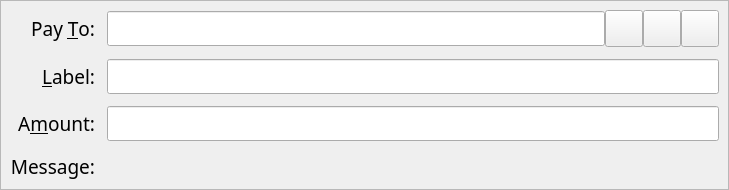
<?xml version="1.0" encoding="UTF-8"?>
<ui version="4.0">
 <class>SendCoinsEntry</class>
 <widget class="QStackedWidget" name="SendCoinsEntry">
  <property name="geometry">
   <rect>
    <x>0</x>
    <y>0</y>
    <width>729</width>
    <height>181</height>
   </rect>
  </property>
  <property name="font">
   <font>
    <family>Ara Hamah 1982</family>
    <pointsize>14</pointsize>
   </font>
  </property>
  <property name="focusPolicy">
   <enum>Qt::TabFocus</enum>
  </property>
  <property name="autoFillBackground">
   <bool>false</bool>
  </property>
  <widget class="QFrame" name="SendCoins">
   <property name="toolTip">
    <string>This is a normal payment.</string>
   </property>
   <property name="frameShape">
    <enum>QFrame::StyledPanel</enum>
   </property>
   <property name="frameShadow">
    <enum>QFrame::Sunken</enum>
   </property>
   <layout class="QGridLayout" name="gridLayout">
    <property name="spacing">
     <number>12</number>
    </property>
    <item row="0" column="0">
     <widget class="QLabel" name="payToLabel">
      <property name="font">
       <font>
        <family>Ara Hamah 1982</family>
        <pointsize>14</pointsize>
       </font>
      </property>
      <property name="text">
       <string>Pay &amp;To:</string>
      </property>
      <property name="alignment">
       <set>Qt::AlignRight|Qt::AlignTrailing|Qt::AlignVCenter</set>
      </property>
      <property name="buddy">
       <cstring>payTo</cstring>
      </property>
     </widget>
    </item>
    <item row="0" column="1">
     <layout class="QHBoxLayout" name="payToLayout">
      <property name="spacing">
       <number>0</number>
      </property>
      <item>
       <widget class="QValidatedLineEdit" name="payTo">
        <property name="font">
         <font>
          <family>Ara Hamah 1982</family>
          <pointsize>14</pointsize>
         </font>
        </property>
        <property name="toolTip">
         <string>The prium address to send the payment to</string>
        </property>
       </widget>
      </item>
      <item>
       <widget class="QToolButton" name="addressBookButton">
        <property name="font">
         <font>
          <family>Ara Hamah 1982</family>
          <pointsize>14</pointsize>
         </font>
        </property>
        <property name="toolTip">
         <string>Choose previously used address</string>
        </property>
        <property name="text">
         <string/>
        </property>
        <property name="icon">
         <iconset resource="../prium.qrc">
          <normaloff>:/icons/address-book</normaloff>:/icons/address-book</iconset>
        </property>
        <property name="iconSize">
         <size>
          <width>30</width>
          <height>30</height>
         </size>
        </property>
        <property name="shortcut">
         <string>Alt+A</string>
        </property>
       </widget>
      </item>
      <item>
       <widget class="QToolButton" name="pasteButton">
        <property name="font">
         <font>
          <family>Ara Hamah 1982</family>
          <pointsize>14</pointsize>
         </font>
        </property>
        <property name="toolTip">
         <string>Paste address from clipboard</string>
        </property>
        <property name="text">
         <string/>
        </property>
        <property name="icon">
         <iconset resource="../prium.qrc">
          <normaloff>:/icons/editpaste</normaloff>:/icons/editpaste</iconset>
        </property>
        <property name="iconSize">
         <size>
          <width>30</width>
          <height>30</height>
         </size>
        </property>
        <property name="shortcut">
         <string>Alt+P</string>
        </property>
       </widget>
      </item>
      <item>
       <widget class="QToolButton" name="deleteButton">
        <property name="font">
         <font>
          <family>Ara Hamah 1982</family>
          <pointsize>14</pointsize>
         </font>
        </property>
        <property name="toolTip">
         <string>Remove this entry</string>
        </property>
        <property name="text">
         <string/>
        </property>
        <property name="icon">
         <iconset resource="../prium.qrc">
          <normaloff>:/icons/remove</normaloff>:/icons/remove</iconset>
        </property>
        <property name="iconSize">
         <size>
          <width>30</width>
          <height>30</height>
         </size>
        </property>
       </widget>
      </item>
     </layout>
    </item>
    <item row="1" column="0">
     <widget class="QLabel" name="labelLabel">
      <property name="font">
       <font>
        <family>Ara Hamah 1982</family>
        <pointsize>14</pointsize>
       </font>
      </property>
      <property name="text">
       <string>&amp;Label:</string>
      </property>
      <property name="alignment">
       <set>Qt::AlignRight|Qt::AlignTrailing|Qt::AlignVCenter</set>
      </property>
      <property name="buddy">
       <cstring>addAsLabel</cstring>
      </property>
     </widget>
    </item>
    <item row="1" column="1">
     <widget class="QLineEdit" name="addAsLabel">
      <property name="font">
       <font>
        <family>Ara Hamah 1982</family>
        <pointsize>14</pointsize>
       </font>
      </property>
      <property name="toolTip">
       <string>Enter a label for this address to add it to the list of used addresses</string>
      </property>
     </widget>
    </item>
    <item row="2" column="0">
     <widget class="QLabel" name="amountLabel">
      <property name="font">
       <font>
        <family>Ara Hamah 1982</family>
        <pointsize>14</pointsize>
       </font>
      </property>
      <property name="text">
       <string>A&amp;mount:</string>
      </property>
      <property name="alignment">
       <set>Qt::AlignRight|Qt::AlignTrailing|Qt::AlignVCenter</set>
      </property>
      <property name="buddy">
       <cstring>payAmount</cstring>
      </property>
     </widget>
    </item>
    <item row="2" column="1">
     <widget class="BitcoinAmountField" name="payAmount">
      <property name="font">
       <font>
        <family>Ara Hamah 1982</family>
        <pointsize>14</pointsize>
       </font>
      </property>
     </widget>
    </item>
    <item row="3" column="0">
     <widget class="QLabel" name="messageLabel">
      <property name="font">
       <font>
        <family>Ara Hamah 1982</family>
        <pointsize>14</pointsize>
       </font>
      </property>
      <property name="text">
       <string>Message:</string>
      </property>
      <property name="alignment">
       <set>Qt::AlignRight|Qt::AlignTrailing|Qt::AlignVCenter</set>
      </property>
     </widget>
    </item>
    <item row="3" column="1">
     <widget class="QLabel" name="messageTextLabel">
      <property name="font">
       <font>
        <family>Ara Hamah 1982</family>
        <pointsize>14</pointsize>
       </font>
      </property>
      <property name="toolTip">
       <string>A message that was attached to the prium: URI which will be stored with the transaction for your reference. Note: This message will not be sent over the prium network.</string>
      </property>
      <property name="textFormat">
       <enum>Qt::PlainText</enum>
      </property>
     </widget>
    </item>
   </layout>
  </widget>
  <widget class="QFrame" name="SendCoins_InsecurePaymentRequest">
   <property name="palette">
    <palette>
     <active>
      <colorrole role="WindowText">
       <brush brushstyle="SolidPattern">
        <color alpha="255">
         <red>0</red>
         <green>0</green>
         <blue>0</blue>
        </color>
       </brush>
      </colorrole>
      <colorrole role="Button">
       <brush brushstyle="SolidPattern">
        <color alpha="255">
         <red>255</red>
         <green>255</green>
         <blue>127</blue>
        </color>
       </brush>
      </colorrole>
      <colorrole role="Light">
       <brush brushstyle="SolidPattern">
        <color alpha="255">
         <red>255</red>
         <green>255</green>
         <blue>255</blue>
        </color>
       </brush>
      </colorrole>
      <colorrole role="Midlight">
       <brush brushstyle="SolidPattern">
        <color alpha="255">
         <red>255</red>
         <green>255</green>
         <blue>191</blue>
        </color>
       </brush>
      </colorrole>
      <colorrole role="Dark">
       <brush brushstyle="SolidPattern">
        <color alpha="255">
         <red>127</red>
         <green>127</green>
         <blue>63</blue>
        </color>
       </brush>
      </colorrole>
      <colorrole role="Mid">
       <brush brushstyle="SolidPattern">
        <color alpha="255">
         <red>170</red>
         <green>170</green>
         <blue>84</blue>
        </color>
       </brush>
      </colorrole>
      <colorrole role="Text">
       <brush brushstyle="SolidPattern">
        <color alpha="255">
         <red>0</red>
         <green>0</green>
         <blue>0</blue>
        </color>
       </brush>
      </colorrole>
      <colorrole role="BrightText">
       <brush brushstyle="SolidPattern">
        <color alpha="255">
         <red>255</red>
         <green>255</green>
         <blue>255</blue>
        </color>
       </brush>
      </colorrole>
      <colorrole role="ButtonText">
       <brush brushstyle="SolidPattern">
        <color alpha="255">
         <red>0</red>
         <green>0</green>
         <blue>0</blue>
        </color>
       </brush>
      </colorrole>
      <colorrole role="Base">
       <brush brushstyle="SolidPattern">
        <color alpha="255">
         <red>255</red>
         <green>255</green>
         <blue>255</blue>
        </color>
       </brush>
      </colorrole>
      <colorrole role="Window">
       <brush brushstyle="SolidPattern">
        <color alpha="255">
         <red>255</red>
         <green>255</green>
         <blue>127</blue>
        </color>
       </brush>
      </colorrole>
      <colorrole role="Shadow">
       <brush brushstyle="SolidPattern">
        <color alpha="255">
         <red>0</red>
         <green>0</green>
         <blue>0</blue>
        </color>
       </brush>
      </colorrole>
      <colorrole role="AlternateBase">
       <brush brushstyle="SolidPattern">
        <color alpha="255">
         <red>255</red>
         <green>255</green>
         <blue>191</blue>
        </color>
       </brush>
      </colorrole>
      <colorrole role="ToolTipBase">
       <brush brushstyle="SolidPattern">
        <color alpha="255">
         <red>255</red>
         <green>255</green>
         <blue>220</blue>
        </color>
       </brush>
      </colorrole>
      <colorrole role="ToolTipText">
       <brush brushstyle="SolidPattern">
        <color alpha="255">
         <red>0</red>
         <green>0</green>
         <blue>0</blue>
        </color>
       </brush>
      </colorrole>
     </active>
     <inactive>
      <colorrole role="WindowText">
       <brush brushstyle="SolidPattern">
        <color alpha="255">
         <red>0</red>
         <green>0</green>
         <blue>0</blue>
        </color>
       </brush>
      </colorrole>
      <colorrole role="Button">
       <brush brushstyle="SolidPattern">
        <color alpha="255">
         <red>255</red>
         <green>255</green>
         <blue>127</blue>
        </color>
       </brush>
      </colorrole>
      <colorrole role="Light">
       <brush brushstyle="SolidPattern">
        <color alpha="255">
         <red>255</red>
         <green>255</green>
         <blue>255</blue>
        </color>
       </brush>
      </colorrole>
      <colorrole role="Midlight">
       <brush brushstyle="SolidPattern">
        <color alpha="255">
         <red>255</red>
         <green>255</green>
         <blue>191</blue>
        </color>
       </brush>
      </colorrole>
      <colorrole role="Dark">
       <brush brushstyle="SolidPattern">
        <color alpha="255">
         <red>127</red>
         <green>127</green>
         <blue>63</blue>
        </color>
       </brush>
      </colorrole>
      <colorrole role="Mid">
       <brush brushstyle="SolidPattern">
        <color alpha="255">
         <red>170</red>
         <green>170</green>
         <blue>84</blue>
        </color>
       </brush>
      </colorrole>
      <colorrole role="Text">
       <brush brushstyle="SolidPattern">
        <color alpha="255">
         <red>0</red>
         <green>0</green>
         <blue>0</blue>
        </color>
       </brush>
      </colorrole>
      <colorrole role="BrightText">
       <brush brushstyle="SolidPattern">
        <color alpha="255">
         <red>255</red>
         <green>255</green>
         <blue>255</blue>
        </color>
       </brush>
      </colorrole>
      <colorrole role="ButtonText">
       <brush brushstyle="SolidPattern">
        <color alpha="255">
         <red>0</red>
         <green>0</green>
         <blue>0</blue>
        </color>
       </brush>
      </colorrole>
      <colorrole role="Base">
       <brush brushstyle="SolidPattern">
        <color alpha="255">
         <red>255</red>
         <green>255</green>
         <blue>255</blue>
        </color>
       </brush>
      </colorrole>
      <colorrole role="Window">
       <brush brushstyle="SolidPattern">
        <color alpha="255">
         <red>255</red>
         <green>255</green>
         <blue>127</blue>
        </color>
       </brush>
      </colorrole>
      <colorrole role="Shadow">
       <brush brushstyle="SolidPattern">
        <color alpha="255">
         <red>0</red>
         <green>0</green>
         <blue>0</blue>
        </color>
       </brush>
      </colorrole>
      <colorrole role="AlternateBase">
       <brush brushstyle="SolidPattern">
        <color alpha="255">
         <red>255</red>
         <green>255</green>
         <blue>191</blue>
        </color>
       </brush>
      </colorrole>
      <colorrole role="ToolTipBase">
       <brush brushstyle="SolidPattern">
        <color alpha="255">
         <red>255</red>
         <green>255</green>
         <blue>220</blue>
        </color>
       </brush>
      </colorrole>
      <colorrole role="ToolTipText">
       <brush brushstyle="SolidPattern">
        <color alpha="255">
         <red>0</red>
         <green>0</green>
         <blue>0</blue>
        </color>
       </brush>
      </colorrole>
     </inactive>
     <disabled>
      <colorrole role="WindowText">
       <brush brushstyle="SolidPattern">
        <color alpha="255">
         <red>127</red>
         <green>127</green>
         <blue>63</blue>
        </color>
       </brush>
      </colorrole>
      <colorrole role="Button">
       <brush brushstyle="SolidPattern">
        <color alpha="255">
         <red>255</red>
         <green>255</green>
         <blue>127</blue>
        </color>
       </brush>
      </colorrole>
      <colorrole role="Light">
       <brush brushstyle="SolidPattern">
        <color alpha="255">
         <red>255</red>
         <green>255</green>
         <blue>255</blue>
        </color>
       </brush>
      </colorrole>
      <colorrole role="Midlight">
       <brush brushstyle="SolidPattern">
        <color alpha="255">
         <red>255</red>
         <green>255</green>
         <blue>191</blue>
        </color>
       </brush>
      </colorrole>
      <colorrole role="Dark">
       <brush brushstyle="SolidPattern">
        <color alpha="255">
         <red>127</red>
         <green>127</green>
         <blue>63</blue>
        </color>
       </brush>
      </colorrole>
      <colorrole role="Mid">
       <brush brushstyle="SolidPattern">
        <color alpha="255">
         <red>170</red>
         <green>170</green>
         <blue>84</blue>
        </color>
       </brush>
      </colorrole>
      <colorrole role="Text">
       <brush brushstyle="SolidPattern">
        <color alpha="255">
         <red>127</red>
         <green>127</green>
         <blue>63</blue>
        </color>
       </brush>
      </colorrole>
      <colorrole role="BrightText">
       <brush brushstyle="SolidPattern">
        <color alpha="255">
         <red>255</red>
         <green>255</green>
         <blue>255</blue>
        </color>
       </brush>
      </colorrole>
      <colorrole role="ButtonText">
       <brush brushstyle="SolidPattern">
        <color alpha="255">
         <red>127</red>
         <green>127</green>
         <blue>63</blue>
        </color>
       </brush>
      </colorrole>
      <colorrole role="Base">
       <brush brushstyle="SolidPattern">
        <color alpha="255">
         <red>255</red>
         <green>255</green>
         <blue>127</blue>
        </color>
       </brush>
      </colorrole>
      <colorrole role="Window">
       <brush brushstyle="SolidPattern">
        <color alpha="255">
         <red>255</red>
         <green>255</green>
         <blue>127</blue>
        </color>
       </brush>
      </colorrole>
      <colorrole role="Shadow">
       <brush brushstyle="SolidPattern">
        <color alpha="255">
         <red>0</red>
         <green>0</green>
         <blue>0</blue>
        </color>
       </brush>
      </colorrole>
      <colorrole role="AlternateBase">
       <brush brushstyle="SolidPattern">
        <color alpha="255">
         <red>255</red>
         <green>255</green>
         <blue>127</blue>
        </color>
       </brush>
      </colorrole>
      <colorrole role="ToolTipBase">
       <brush brushstyle="SolidPattern">
        <color alpha="255">
         <red>255</red>
         <green>255</green>
         <blue>220</blue>
        </color>
       </brush>
      </colorrole>
      <colorrole role="ToolTipText">
       <brush brushstyle="SolidPattern">
        <color alpha="255">
         <red>0</red>
         <green>0</green>
         <blue>0</blue>
        </color>
       </brush>
      </colorrole>
     </disabled>
    </palette>
   </property>
   <property name="toolTip">
    <string>This is an unverified payment request.</string>
   </property>
   <property name="autoFillBackground">
    <bool>true</bool>
   </property>
   <property name="frameShape">
    <enum>QFrame::StyledPanel</enum>
   </property>
   <property name="frameShadow">
    <enum>QFrame::Sunken</enum>
   </property>
   <layout class="QGridLayout" name="gridLayout_is">
    <property name="spacing">
     <number>12</number>
    </property>
    <item row="0" column="0">
     <widget class="QLabel" name="payToLabel_is">
      <property name="text">
       <string>Pay To:</string>
      </property>
      <property name="alignment">
       <set>Qt::AlignRight|Qt::AlignTrailing|Qt::AlignVCenter</set>
      </property>
     </widget>
    </item>
    <item row="0" column="1">
     <layout class="QHBoxLayout" name="payToLayout_is">
      <property name="spacing">
       <number>0</number>
      </property>
      <item>
       <widget class="QLabel" name="payTo_is"/>
      </item>
      <item>
       <widget class="QToolButton" name="deleteButton_is">
        <property name="toolTip">
         <string>Remove this entry</string>
        </property>
        <property name="text">
         <string/>
        </property>
        <property name="icon">
         <iconset resource="../prium.qrc">
          <normaloff>:/icons/remove</normaloff>:/icons/remove</iconset>
        </property>
       </widget>
      </item>
     </layout>
    </item>
    <item row="1" column="0">
     <widget class="QLabel" name="memoLabel_is">
      <property name="text">
       <string>Memo:</string>
      </property>
      <property name="alignment">
       <set>Qt::AlignRight|Qt::AlignTrailing|Qt::AlignVCenter</set>
      </property>
     </widget>
    </item>
    <item row="1" column="1">
     <widget class="QLabel" name="memoTextLabel_is">
      <property name="textFormat">
       <enum>Qt::PlainText</enum>
      </property>
     </widget>
    </item>
    <item row="2" column="0">
     <widget class="QLabel" name="amountLabel_is">
      <property name="text">
       <string>A&amp;mount:</string>
      </property>
      <property name="alignment">
       <set>Qt::AlignRight|Qt::AlignTrailing|Qt::AlignVCenter</set>
      </property>
      <property name="buddy">
       <cstring>payAmount_is</cstring>
      </property>
     </widget>
    </item>
    <item row="2" column="1">
     <widget class="BitcoinAmountField" name="payAmount_is">
      <property name="acceptDrops">
       <bool>false</bool>
      </property>
     </widget>
    </item>
   </layout>
  </widget>
  <widget class="QFrame" name="SendCoins_SecurePaymentRequest">
   <property name="palette">
    <palette>
     <active>
      <colorrole role="WindowText">
       <brush brushstyle="SolidPattern">
        <color alpha="255">
         <red>0</red>
         <green>0</green>
         <blue>0</blue>
        </color>
       </brush>
      </colorrole>
      <colorrole role="Button">
       <brush brushstyle="SolidPattern">
        <color alpha="255">
         <red>140</red>
         <green>232</green>
         <blue>119</blue>
        </color>
       </brush>
      </colorrole>
      <colorrole role="Light">
       <brush brushstyle="SolidPattern">
        <color alpha="255">
         <red>230</red>
         <green>255</green>
         <blue>224</blue>
        </color>
       </brush>
      </colorrole>
      <colorrole role="Midlight">
       <brush brushstyle="SolidPattern">
        <color alpha="255">
         <red>185</red>
         <green>243</green>
         <blue>171</blue>
        </color>
       </brush>
      </colorrole>
      <colorrole role="Dark">
       <brush brushstyle="SolidPattern">
        <color alpha="255">
         <red>70</red>
         <green>116</green>
         <blue>59</blue>
        </color>
       </brush>
      </colorrole>
      <colorrole role="Mid">
       <brush brushstyle="SolidPattern">
        <color alpha="255">
         <red>93</red>
         <green>155</green>
         <blue>79</blue>
        </color>
       </brush>
      </colorrole>
      <colorrole role="Text">
       <brush brushstyle="SolidPattern">
        <color alpha="255">
         <red>0</red>
         <green>0</green>
         <blue>0</blue>
        </color>
       </brush>
      </colorrole>
      <colorrole role="BrightText">
       <brush brushstyle="SolidPattern">
        <color alpha="255">
         <red>155</red>
         <green>255</green>
         <blue>147</blue>
        </color>
       </brush>
      </colorrole>
      <colorrole role="ButtonText">
       <brush brushstyle="SolidPattern">
        <color alpha="255">
         <red>0</red>
         <green>0</green>
         <blue>0</blue>
        </color>
       </brush>
      </colorrole>
      <colorrole role="Base">
       <brush brushstyle="SolidPattern">
        <color alpha="255">
         <red>119</red>
         <green>255</green>
         <blue>233</blue>
        </color>
       </brush>
      </colorrole>
      <colorrole role="Window">
       <brush brushstyle="SolidPattern">
        <color alpha="255">
         <red>140</red>
         <green>232</green>
         <blue>119</blue>
        </color>
       </brush>
      </colorrole>
      <colorrole role="Shadow">
       <brush brushstyle="SolidPattern">
        <color alpha="255">
         <red>0</red>
         <green>0</green>
         <blue>0</blue>
        </color>
       </brush>
      </colorrole>
      <colorrole role="AlternateBase">
       <brush brushstyle="SolidPattern">
        <color alpha="255">
         <red>197</red>
         <green>243</green>
         <blue>187</blue>
        </color>
       </brush>
      </colorrole>
      <colorrole role="NoRole">
       <brush brushstyle="SolidPattern">
        <color alpha="255">
         <red>125</red>
         <green>194</green>
         <blue>122</blue>
        </color>
       </brush>
      </colorrole>
      <colorrole role="ToolTipBase">
       <brush brushstyle="SolidPattern">
        <color alpha="255">
         <red>255</red>
         <green>255</green>
         <blue>220</blue>
        </color>
       </brush>
      </colorrole>
      <colorrole role="ToolTipText">
       <brush brushstyle="SolidPattern">
        <color alpha="255">
         <red>0</red>
         <green>0</green>
         <blue>0</blue>
        </color>
       </brush>
      </colorrole>
     </active>
     <inactive>
      <colorrole role="WindowText">
       <brush brushstyle="SolidPattern">
        <color alpha="255">
         <red>0</red>
         <green>0</green>
         <blue>0</blue>
        </color>
       </brush>
      </colorrole>
      <colorrole role="Button">
       <brush brushstyle="SolidPattern">
        <color alpha="255">
         <red>140</red>
         <green>232</green>
         <blue>119</blue>
        </color>
       </brush>
      </colorrole>
      <colorrole role="Light">
       <brush brushstyle="SolidPattern">
        <color alpha="255">
         <red>230</red>
         <green>255</green>
         <blue>224</blue>
        </color>
       </brush>
      </colorrole>
      <colorrole role="Midlight">
       <brush brushstyle="SolidPattern">
        <color alpha="255">
         <red>185</red>
         <green>243</green>
         <blue>171</blue>
        </color>
       </brush>
      </colorrole>
      <colorrole role="Dark">
       <brush brushstyle="SolidPattern">
        <color alpha="255">
         <red>70</red>
         <green>116</green>
         <blue>59</blue>
        </color>
       </brush>
      </colorrole>
      <colorrole role="Mid">
       <brush brushstyle="SolidPattern">
        <color alpha="255">
         <red>93</red>
         <green>155</green>
         <blue>79</blue>
        </color>
       </brush>
      </colorrole>
      <colorrole role="Text">
       <brush brushstyle="SolidPattern">
        <color alpha="255">
         <red>0</red>
         <green>0</green>
         <blue>0</blue>
        </color>
       </brush>
      </colorrole>
      <colorrole role="BrightText">
       <brush brushstyle="SolidPattern">
        <color alpha="255">
         <red>155</red>
         <green>255</green>
         <blue>147</blue>
        </color>
       </brush>
      </colorrole>
      <colorrole role="ButtonText">
       <brush brushstyle="SolidPattern">
        <color alpha="255">
         <red>0</red>
         <green>0</green>
         <blue>0</blue>
        </color>
       </brush>
      </colorrole>
      <colorrole role="Base">
       <brush brushstyle="SolidPattern">
        <color alpha="255">
         <red>119</red>
         <green>255</green>
         <blue>233</blue>
        </color>
       </brush>
      </colorrole>
      <colorrole role="Window">
       <brush brushstyle="SolidPattern">
        <color alpha="255">
         <red>140</red>
         <green>232</green>
         <blue>119</blue>
        </color>
       </brush>
      </colorrole>
      <colorrole role="Shadow">
       <brush brushstyle="SolidPattern">
        <color alpha="255">
         <red>0</red>
         <green>0</green>
         <blue>0</blue>
        </color>
       </brush>
      </colorrole>
      <colorrole role="AlternateBase">
       <brush brushstyle="SolidPattern">
        <color alpha="255">
         <red>197</red>
         <green>243</green>
         <blue>187</blue>
        </color>
       </brush>
      </colorrole>
      <colorrole role="NoRole">
       <brush brushstyle="SolidPattern">
        <color alpha="255">
         <red>125</red>
         <green>194</green>
         <blue>122</blue>
        </color>
       </brush>
      </colorrole>
      <colorrole role="ToolTipBase">
       <brush brushstyle="SolidPattern">
        <color alpha="255">
         <red>255</red>
         <green>255</green>
         <blue>220</blue>
        </color>
       </brush>
      </colorrole>
      <colorrole role="ToolTipText">
       <brush brushstyle="SolidPattern">
        <color alpha="255">
         <red>0</red>
         <green>0</green>
         <blue>0</blue>
        </color>
       </brush>
      </colorrole>
     </inactive>
     <disabled>
      <colorrole role="WindowText">
       <brush brushstyle="SolidPattern">
        <color alpha="255">
         <red>70</red>
         <green>116</green>
         <blue>59</blue>
        </color>
       </brush>
      </colorrole>
      <colorrole role="Button">
       <brush brushstyle="SolidPattern">
        <color alpha="255">
         <red>140</red>
         <green>232</green>
         <blue>119</blue>
        </color>
       </brush>
      </colorrole>
      <colorrole role="Light">
       <brush brushstyle="SolidPattern">
        <color alpha="255">
         <red>230</red>
         <green>255</green>
         <blue>224</blue>
        </color>
       </brush>
      </colorrole>
      <colorrole role="Midlight">
       <brush brushstyle="SolidPattern">
        <color alpha="255">
         <red>185</red>
         <green>243</green>
         <blue>171</blue>
        </color>
       </brush>
      </colorrole>
      <colorrole role="Dark">
       <brush brushstyle="SolidPattern">
        <color alpha="255">
         <red>70</red>
         <green>116</green>
         <blue>59</blue>
        </color>
       </brush>
      </colorrole>
      <colorrole role="Mid">
       <brush brushstyle="SolidPattern">
        <color alpha="255">
         <red>93</red>
         <green>155</green>
         <blue>79</blue>
        </color>
       </brush>
      </colorrole>
      <colorrole role="Text">
       <brush brushstyle="SolidPattern">
        <color alpha="255">
         <red>70</red>
         <green>116</green>
         <blue>59</blue>
        </color>
       </brush>
      </colorrole>
      <colorrole role="BrightText">
       <brush brushstyle="SolidPattern">
        <color alpha="255">
         <red>155</red>
         <green>255</green>
         <blue>147</blue>
        </color>
       </brush>
      </colorrole>
      <colorrole role="ButtonText">
       <brush brushstyle="SolidPattern">
        <color alpha="255">
         <red>70</red>
         <green>116</green>
         <blue>59</blue>
        </color>
       </brush>
      </colorrole>
      <colorrole role="Base">
       <brush brushstyle="SolidPattern">
        <color alpha="255">
         <red>140</red>
         <green>232</green>
         <blue>119</blue>
        </color>
       </brush>
      </colorrole>
      <colorrole role="Window">
       <brush brushstyle="SolidPattern">
        <color alpha="255">
         <red>140</red>
         <green>232</green>
         <blue>119</blue>
        </color>
       </brush>
      </colorrole>
      <colorrole role="Shadow">
       <brush brushstyle="SolidPattern">
        <color alpha="255">
         <red>0</red>
         <green>0</green>
         <blue>0</blue>
        </color>
       </brush>
      </colorrole>
      <colorrole role="AlternateBase">
       <brush brushstyle="SolidPattern">
        <color alpha="255">
         <red>140</red>
         <green>232</green>
         <blue>119</blue>
        </color>
       </brush>
      </colorrole>
      <colorrole role="NoRole">
       <brush brushstyle="SolidPattern">
        <color alpha="255">
         <red>125</red>
         <green>194</green>
         <blue>122</blue>
        </color>
       </brush>
      </colorrole>
      <colorrole role="ToolTipBase">
       <brush brushstyle="SolidPattern">
        <color alpha="255">
         <red>255</red>
         <green>255</green>
         <blue>220</blue>
        </color>
       </brush>
      </colorrole>
      <colorrole role="ToolTipText">
       <brush brushstyle="SolidPattern">
        <color alpha="255">
         <red>0</red>
         <green>0</green>
         <blue>0</blue>
        </color>
       </brush>
      </colorrole>
     </disabled>
    </palette>
   </property>
   <property name="toolTip">
    <string>This is a verified payment request.</string>
   </property>
   <property name="autoFillBackground">
    <bool>true</bool>
   </property>
   <property name="frameShape">
    <enum>QFrame::StyledPanel</enum>
   </property>
   <property name="frameShadow">
    <enum>QFrame::Sunken</enum>
   </property>
   <layout class="QGridLayout" name="gridLayout_s">
    <property name="spacing">
     <number>12</number>
    </property>
    <item row="0" column="0">
     <widget class="QLabel" name="payToLabel_s">
      <property name="text">
       <string>Pay To:</string>
      </property>
      <property name="alignment">
       <set>Qt::AlignRight|Qt::AlignTrailing|Qt::AlignVCenter</set>
      </property>
     </widget>
    </item>
    <item row="0" column="1">
     <layout class="QHBoxLayout" name="payToLayout_s">
      <property name="spacing">
       <number>0</number>
      </property>
      <item>
       <widget class="QLabel" name="payTo_s">
        <property name="textFormat">
         <enum>Qt::PlainText</enum>
        </property>
       </widget>
      </item>
      <item>
       <widget class="QToolButton" name="deleteButton_s">
        <property name="toolTip">
         <string>Remove this entry</string>
        </property>
        <property name="text">
         <string/>
        </property>
        <property name="icon">
         <iconset resource="../prium.qrc">
          <normaloff>:/icons/remove</normaloff>:/icons/remove</iconset>
        </property>
       </widget>
      </item>
     </layout>
    </item>
    <item row="1" column="0">
     <widget class="QLabel" name="memoLabel_s">
      <property name="text">
       <string>Memo:</string>
      </property>
      <property name="alignment">
       <set>Qt::AlignRight|Qt::AlignTrailing|Qt::AlignVCenter</set>
      </property>
     </widget>
    </item>
    <item row="1" column="1">
     <widget class="QLabel" name="memoTextLabel_s">
      <property name="textFormat">
       <enum>Qt::PlainText</enum>
      </property>
     </widget>
    </item>
    <item row="2" column="0">
     <widget class="QLabel" name="amountLabel_s">
      <property name="text">
       <string>A&amp;mount:</string>
      </property>
      <property name="alignment">
       <set>Qt::AlignRight|Qt::AlignTrailing|Qt::AlignVCenter</set>
      </property>
      <property name="buddy">
       <cstring>payAmount_s</cstring>
      </property>
     </widget>
    </item>
    <item row="2" column="1">
     <widget class="BitcoinAmountField" name="payAmount_s">
      <property name="acceptDrops">
       <bool>false</bool>
      </property>
     </widget>
    </item>
   </layout>
  </widget>
 </widget>
 <customwidgets>
  <customwidget>
   <class>BitcoinAmountField</class>
   <extends>QLineEdit</extends>
   <header>bitcoinamountfield.h</header>
   <container>1</container>
  </customwidget>
  <customwidget>
   <class>QValidatedLineEdit</class>
   <extends>QLineEdit</extends>
   <header>qvalidatedlineedit.h</header>
  </customwidget>
 </customwidgets>
 <tabstops>
  <tabstop>payTo</tabstop>
  <tabstop>addressBookButton</tabstop>
  <tabstop>pasteButton</tabstop>
  <tabstop>deleteButton</tabstop>
  <tabstop>addAsLabel</tabstop>
  <tabstop>payAmount</tabstop>
  <tabstop>payAmount_is</tabstop>
  <tabstop>deleteButton_is</tabstop>
  <tabstop>payAmount_s</tabstop>
  <tabstop>deleteButton_s</tabstop>
 </tabstops>
 <resources>
  <include location="../prium.qrc"/>
 </resources>
 <connections/>
</ui>
